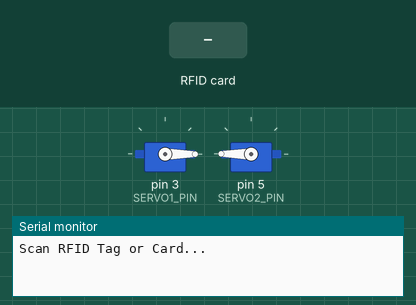
Recording of a sketch running on a simulated Arduino Uno, built with avr-gcc and run on an emulated ATmega328P. Shown: 2 × servo, the last lines printed to the serial monitor. Inputs (shaded band) come from the test bench.

Above: at 1.2 s.
1.3 s: RFID card E7 51 32 06 held to the reader
At 2.2 s:
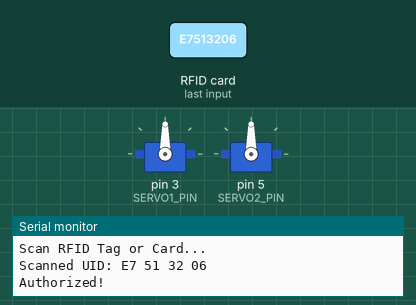
Timing chart, 0 to 7.8 s (numbered marks = the images above; inputs shaded):
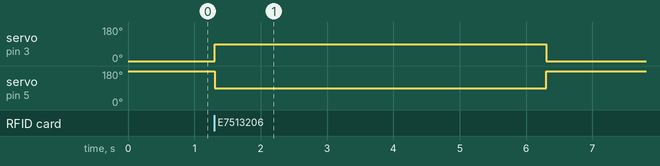

Measured:
- after the input at 1.3 s, servo on pin 3 (SERVO1_PIN): 0° → 90° at once, → 0° 5.0 s later; servo on pin 5 (SERVO2_PIN): 180° → 90° at once, → 180° 5.0 s later

The sketch:

car_porch_wall_opening_program.ino
```cpp
#include <SPI.h>
#include <MFRC522.h>
#include <Servo.h>

#define SS_PIN 10
#define RST_PIN 9

#define SERVO1_PIN 3   // +90°
#define SERVO2_PIN 5   // -90°

MFRC522 mfrc522(SS_PIN, RST_PIN);

Servo servo1;
Servo servo2;

// Authorized UIDs
byte tagUID[4]  = {0xE7, 0x51, 0x32, 0x06};
byte cardUID[4] = {0x91, 0x30, 0x1B, 0x06};

void setup() {
  Serial.begin(9600);
  SPI.begin();
  mfrc522.PCD_Init();

  servo1.attach(SERVO1_PIN);
  servo2.attach(SERVO2_PIN);

  servo1.write(0);     // home position
  servo2.write(180);   // opposite direction home

  Serial.println("Scan RFID Tag or Card...");
}

void loop() {
  if (!mfrc522.PICC_IsNewCardPresent()) return;
  if (!mfrc522.PICC_ReadCardSerial()) return;

  Serial.print("Scanned UID: ");
  for (byte i = 0; i < mfrc522.uid.size; i++) {
    if (mfrc522.uid.uidByte[i] < 0x10) Serial.print("0");
    Serial.print(mfrc522.uid.uidByte[i], HEX);
    Serial.print(" ");
  }
  Serial.println();

  if (checkUID(tagUID) || checkUID(cardUID)) {
    Serial.println("Authorized!");

    servo1.write(90);   // +90°
    servo2.write(90);   // -90° (opposite side)

    delay(5000);

    servo1.write(0);
    servo2.write(180);

  } else {
    Serial.println("Unauthorized UID");
  }

  Serial.println("--------------------------------");

  mfrc522.PICC_HaltA();
  mfrc522.PCD_StopCrypto1();
}

bool checkUID(byte *allowedUID) {
  for (byte i = 0; i < 4; i++) {
    if (mfrc522.uid.uidByte[i] != allowedUID[i]) {
      return false;
    }
  }
  return true;
}
```
